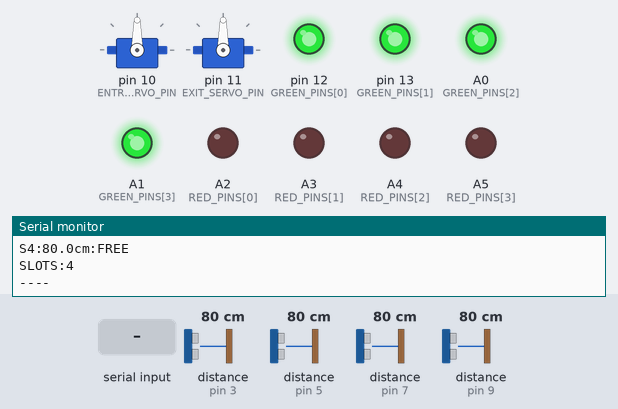
Bench run of a sketch on a simulated Arduino Uno, built with avr-gcc and run on an emulated ATmega328P. On the bench: 2 × servo, output pins drawn as LEDs (lit = HIGH), the last lines printed to the serial monitor. Wiring (inferred from the names in the program): 4 × ultrasonic range finder: trigger pin 2, echo pin 3 / trigger pin 4, echo pin 5 / trigger pin 6, echo pin 7 / trigger pin 8, echo pin 9. Inputs (shaded band) come from the test bench; at power-on: distance to the obstacle (sensors on pin 3, pin 5, pin 7, pin 9) 80 cm. The echo pulse lasts 58.3 µs per cm; pins used as bus, display or sensor lines are not drawn.

Above: at 1.3 s.
1.4 s: distance to the obstacle (sensor on pin 3) set to 12 cm
3.1 s: distance to the obstacle (sensor on pin 3) set to 9 cm
At 4.3 s:
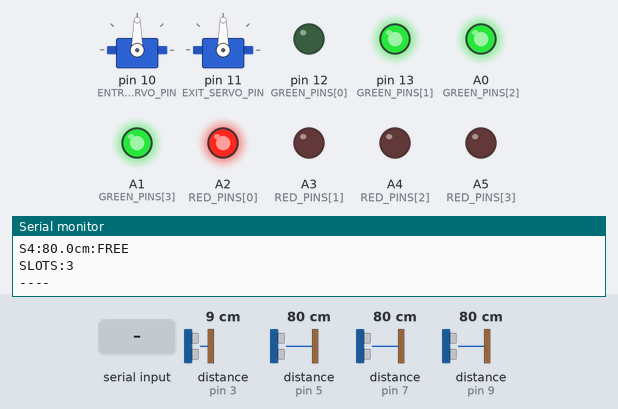
4.7 s: "ENTRY_OPEN\n" received over Serial
At 6.5 s:
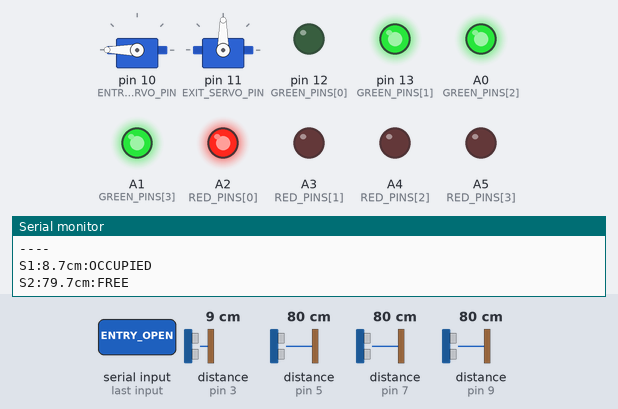
6.8 s: distance to the obstacle (sensor on pin 5) set to 12 cm
8.3 s: distance to the obstacle (sensor on pin 5) set to 9 cm
At 9.4 s:
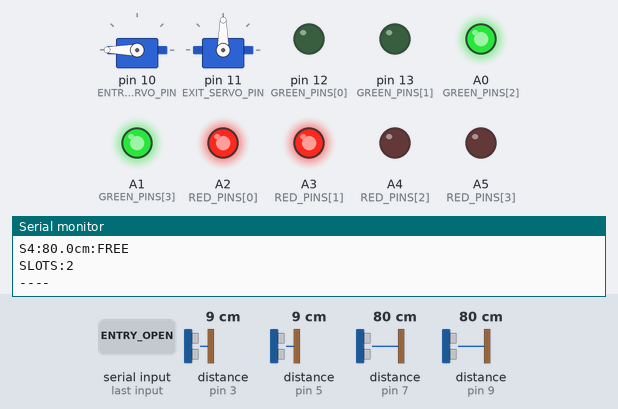
9.8 s: distance to the obstacle (sensor on pin 7) set to 12 cm
11.5 s: distance to the obstacle (sensor on pin 7) set to 9 cm
At 12.9 s:
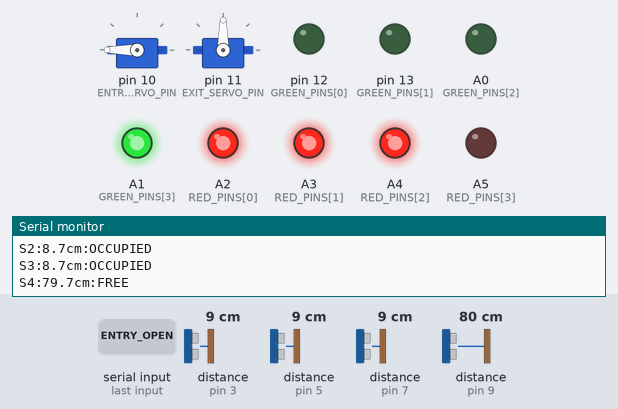
Timing chart, 0 to 14.0 s (numbered marks = the images above; inputs shaded):
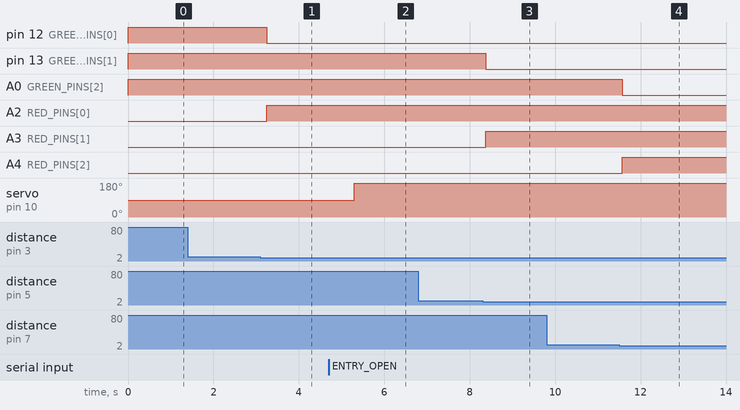

Measured:
- the behaviour switches between 11 and 10 cm on distance to the obstacle (sensor on pin 3) (found by bisection; images 0 and 1)
- the behaviour switches between 11 and 10 cm on distance to the obstacle (sensor on pin 5) (found by bisection; images 2 and 3)
- the behaviour switches between 11 and 10 cm on distance to the obstacle (sensor on pin 7) (found by bisection; images 3 and 4)
- after the input at 3.1 s, pin 12 (GREEN_PINS[0]): HIGH → LOW after 0.15 s; A2 (RED_PINS[0]): LOW → HIGH after 0.15 s
- after the input at 4.7 s, servo on pin 10 (ENTRY_SERVO_PIN): 90° → 180° after 0.60 s
- after the input at 8.3 s, pin 13 (GREEN_PINS[1]): HIGH → LOW after 0.08 s; A3 (RED_PINS[1]): LOW → HIGH after 0.08 s
- after the input at 11.5 s, A0 (GREEN_PINS[2]): HIGH → LOW after 0.08 s; A4 (RED_PINS[2]): LOW → HIGH after 0.08 s

The sketch:

smart_parking.ino
```cpp
/**
 * SMART PARKING SYSTEM - Group X
 * FST Tanger - LSI S2
 * Technologies Arduino et Systèmes embarqués
 *
 * Hardware: Arduino Uno, HC-SR04, SG90 Servos, LEDs
 */

#include <Servo.h>

// ── Ultrasonic Sensor Pins ───────────────────────────────────────
const int TRIG_PINS[] = {2, 4, 6, 8};
const int ECHO_PINS[] = {3, 5, 7, 9};
const int NUM_SENSORS = 4;

// ── Servo Pins ───────────────────────────────────────────────────
const int ENTRY_SERVO_PIN = 10;
const int EXIT_SERVO_PIN  = 11;

// ── Door Angles ──────────────────────────────────────────────────
//   Entry: CLOSED=0, OPEN=90  (confirmed working)
//   Exit:  reversed — CLOSED=90, OPEN=0
const int ENTRY_DOOR_OPEN   = 180;
const int ENTRY_DOOR_CLOSED = 90;
const int EXIT_DOOR_OPEN    = 0;   // ← reversed
const int EXIT_DOOR_CLOSED  = 90;  // ← reversed

// ── LED Pins ─────────────────────────────────────────────────────
//   Green LEDs : D12, D13, A4, A5
//   Red   LEDs : A0,  A1,  A2, A3
const int GREEN_PINS[] = {12, 13, A0, A1};
const int RED_PINS[]   = {A2, A3, A4, A5};

// ── Detection Threshold ──────────────────────────────────────────
const float OCCUPIED_THRESHOLD_CM = 10.0;

// ── Servo Objects ────────────────────────────────────────────────
Servo entryServo;
Servo exitServo;

// ── State Tracking ───────────────────────────────────────────────
bool entryDoorOpen = false;
bool exitDoorOpen  = false;
bool slotOccupied[NUM_SENSORS] = {false, false, false, false};
bool spotReserved[NUM_SENSORS] = {false, false, false, false};

// ════════════════════════════════════════════════════════════════
//  Ultrasonic Helper
// ════════════════════════════════════════════════════════════════
float getDistance(int trigPin, int echoPin) {
  digitalWrite(trigPin, LOW);
  delayMicroseconds(2);
  digitalWrite(trigPin, HIGH);
  delayMicroseconds(10);
  digitalWrite(trigPin, LOW);

  long duration = pulseIn(echoPin, HIGH, 30000);
  if (duration == 0) return -1;
  return (duration * 0.0343) / 2.0;
}

// ════════════════════════════════════════════════════════════════
//  LED Control
// ════════════════════════════════════════════════════════════════
void setSlotLED(int sensorIndex, bool occupied) {
  if (occupied) {
    digitalWrite(GREEN_PINS[sensorIndex], LOW);
    digitalWrite(RED_PINS[sensorIndex],   HIGH);
  } else {
    digitalWrite(GREEN_PINS[sensorIndex], HIGH);
    digitalWrite(RED_PINS[sensorIndex],   LOW);
  }
}

// ════════════════════════════════════════════════════════════════
//  Door Control — Entry (D10)
//  CLOSED=0° confirmed working. OPEN=90° (was reversed, now fixed)
// ════════════════════════════════════════════════════════════════
void openEntryDoor() {
  if (!entryDoorOpen) {
    entryServo.write(ENTRY_DOOR_OPEN);
    entryDoorOpen = true;
    Serial.println("[ENTRY DOOR] >> OPENED");
  }
}

void closeEntryDoor() {
  if (entryDoorOpen) {
    entryServo.write(ENTRY_DOOR_CLOSED);
    entryDoorOpen = false;
    Serial.println("[ENTRY DOOR] >> CLOSED");
  }
}

// ════════════════════════════════════════════════════════════════
//  Door Control — Exit (D11)
//  Physically mounted in reverse — angles are flipped vs entry
// ════════════════════════════════════════════════════════════════
void openExitDoor() {
  if (!exitDoorOpen) {
    exitServo.write(EXIT_DOOR_OPEN);
    exitDoorOpen = true;
    Serial.println("[EXIT DOOR]  >> OPENED");
  }
}

void closeExitDoor() {
  if (exitDoorOpen) {
    exitServo.write(EXIT_DOOR_CLOSED);
    exitDoorOpen = false;
    Serial.println("[EXIT DOOR]  >> CLOSED");
  }
}

// ════════════════════════════════════════════════════════════════
//  Serial Command Parser
//
//  Commands FROM computer → Arduino:
//    "ENTRY_OPEN"  / "ENTRY_CLOSE"
//    "EXIT_OPEN"   / "EXIT_CLOSE"
// ════════════════════════════════════════════════════════════════
void handleSerialCommand() {
  if (Serial.available() > 0) {
    String cmd = Serial.readStringUntil('\n');
    cmd.trim();

    if      (cmd == "ENTRY_OPEN")  openEntryDoor();
    else if (cmd == "ENTRY_CLOSE") closeEntryDoor();
    else if (cmd == "EXIT_OPEN")   openExitDoor();
    else if (cmd == "EXIT_CLOSE")  closeExitDoor();
    else if (cmd.startsWith("RESERVE_")) {
      int id = cmd.substring(8).toInt() - 1;
      if (id >= 0 && id < NUM_SENSORS) spotReserved[id] = true;
    }
    else if (cmd.startsWith("FREE_")) {
      int id = cmd.substring(5).toInt() - 1;
      if (id >= 0 && id < NUM_SENSORS) spotReserved[id] = false;
    }
    else {
      Serial.print("[WARN] Unknown command: ");
      Serial.println(cmd);
    }
  }
}

// ════════════════════════════════════════════════════════════════
//  Setup
// ════════════════════════════════════════════════════════════════
void setup() {
  Serial.begin(9600);

  // Ultrasonic pins
  for (int i = 0; i < NUM_SENSORS; i++) {
    pinMode(TRIG_PINS[i], OUTPUT);
    pinMode(ECHO_PINS[i], INPUT);
  }

  // LED pins — start all green (free)
  for (int i = 0; i < NUM_SENSORS; i++) {
    pinMode(GREEN_PINS[i], OUTPUT);
    pinMode(RED_PINS[i],   OUTPUT);
    digitalWrite(GREEN_PINS[i], HIGH);
    digitalWrite(RED_PINS[i],   LOW);
  }

  // Servos — start both doors closed
  entryServo.attach(ENTRY_SERVO_PIN);
  exitServo.attach(EXIT_SERVO_PIN);
  entryServo.write(ENTRY_DOOR_CLOSED);
  exitServo.write(EXIT_DOOR_CLOSED);

  Serial.println("=== Parking System Ready ===");
  Serial.println("------------------------------------------------------------");
}

// ════════════════════════════════════════════════════════════════
//  Loop
// ════════════════════════════════════════════════════════════════
void loop() {
  int freeSlots = 0;

  // ── 1. Read all sensors, update LEDs, send data ─────────────
  for (int i = 0; i < NUM_SENSORS; i++) {
    float distance = getDistance(TRIG_PINS[i], ECHO_PINS[i]);

    // OUT_OF_RANGE (-1) → treat as FREE (nothing detected)
    bool occupied = (distance > 0 && distance < OCCUPIED_THRESHOLD_CM);
    bool forceOccupied = occupied || spotReserved[i];

    // Only update LED on state change (avoids flicker)
    if (forceOccupied != slotOccupied[i]) {
      slotOccupied[i] = forceOccupied;
      setSlotLED(i, forceOccupied);
    }

    if (!forceOccupied) freeSlots++;

    // Always send distance for debugging + status
    // Format: "S1:23.4cm:FREE"  or  "S2:OUT_OF_RANGE:FREE"
    Serial.print("S");
    Serial.print(i + 1);
    Serial.print(":");
    if (distance < 0) Serial.print("OUT_OF_RANGE");
    else {
      Serial.print(distance, 1);
      Serial.print("cm");
    }
    Serial.print(":");
    Serial.println(forceOccupied ? "OCCUPIED" : "FREE");

    delay(30);
  }

  // ── 2. Send free slot summary ────────────────────────────────
  Serial.print("SLOTS:");
  Serial.println(freeSlots);
  Serial.println("----");

  // ── 3. Listen for door commands from backend ─────────────────
  handleSerialCommand();

  delay(500);
}
```
